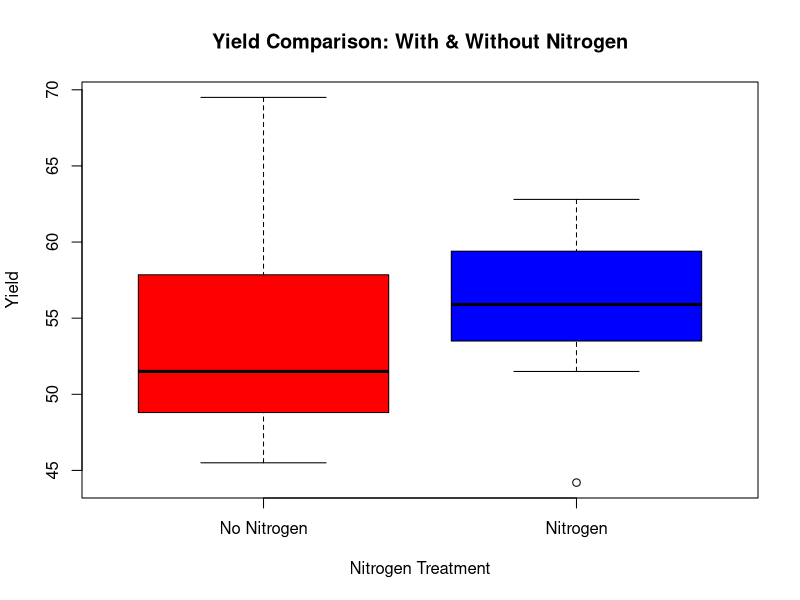

Here is the R script that generated this plot:
library(MASS)
data <- npk

# 3a
randomized_data <- do.call(rbind, lapply(unique(data$block), function(b) {
  # Randomized treatments applied to 2 out of 4 plots
  N_treatments <- sample(rep(c(0,1), 2))  
  P_treatments <- sample(rep(c(0,1), 2))  
  K_treatments <- sample(rep(c(0,1), 2))  

  # Create a data frame for this block
  data.frame(Block = b, Plot = 1:4, N = N_treatments, P = P_treatments, K = K_treatments)
}))

randomized_data$yield <- npk$yield
print(randomized_data)

# 3b

boxplot(randomized_data$yield ~ randomized_data$N, col = c("red", "blue"),
        names = c("No Nitrogen", "Nitrogen"),
        main = "Yield Comparison: With & Without Nitrogen",
        xlab = "Nitrogen Treatment", ylab = "Yield")

# 3c
randomized_data$Block <- as.factor(randomized_data$Block)
randomized_data$N <- as.factor(randomized_data$N)
npkaov <- lm(yield ~ Block*N, data = randomized_data)
two_way_anova <- anova(npkaov)
print(two_way_anova)
# Friedman can be done because it does not assume normality, but since Block seems to be not significant, it would be an irrelevant test.